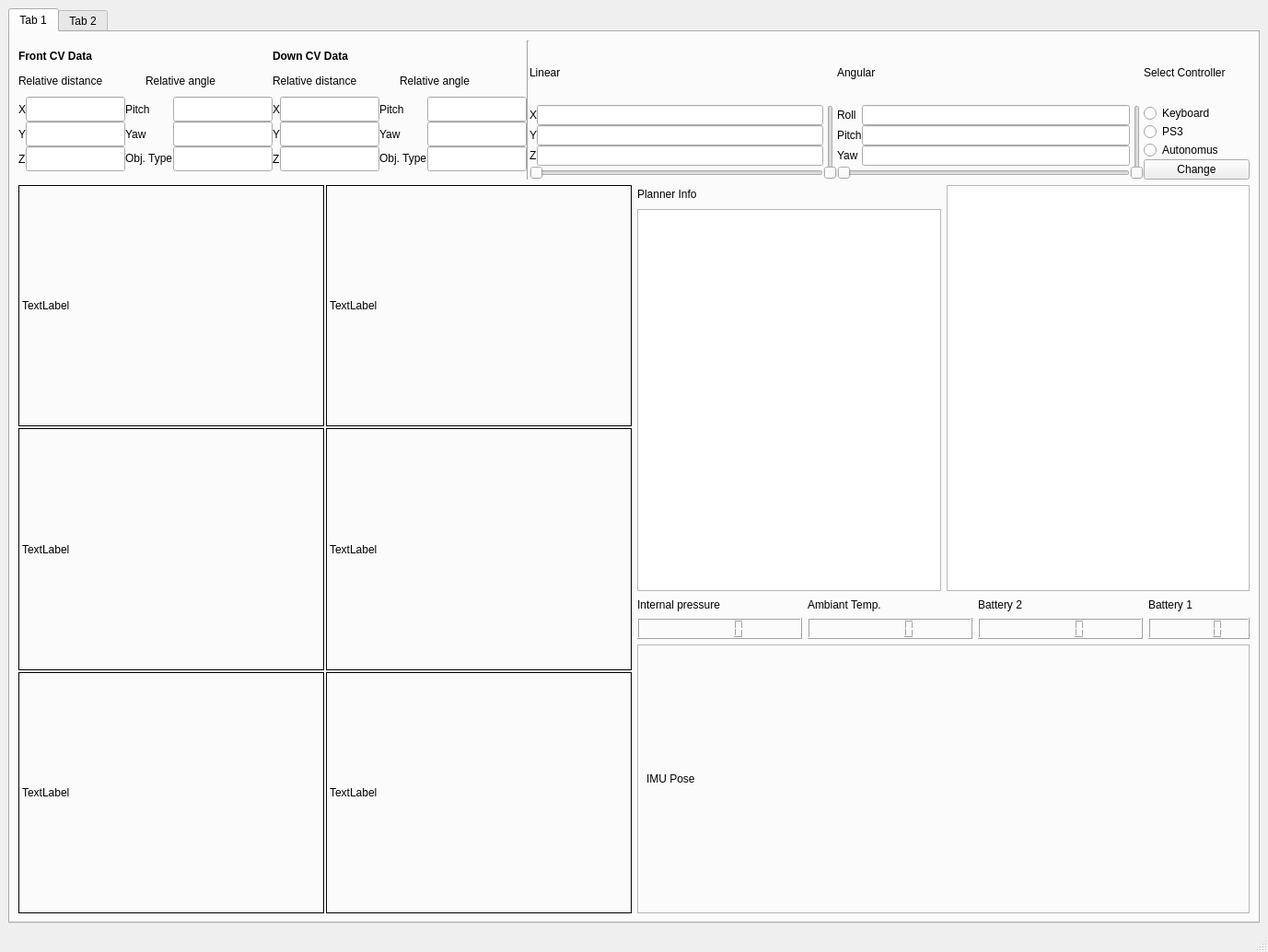
<?xml version="1.0" encoding="UTF-8"?>
<ui version="4.0">
 <class>RoboticsMain</class>
 <widget class="QMainWindow" name="RoboticsMain">
  <property name="geometry">
   <rect>
    <x>0</x>
    <y>0</y>
    <width>1377</width>
    <height>1034</height>
   </rect>
  </property>
  <property name="windowTitle">
   <string>Robotics Diagnostics and Testing</string>
  </property>
  <property name="windowIcon">
   <iconset>
    <normaloff>:/Images/Only-Logo.png</normaloff>:/Images/Only-Logo.png</iconset>
  </property>
  <widget class="QWidget" name="centralwidget">
   <layout class="QGridLayout" name="gridLayout_4">
    <item row="0" column="0">
     <widget class="QTabWidget" name="tabWidget">
      <property name="currentIndex">
       <number>0</number>
      </property>
      <widget class="QWidget" name="tab">
       <attribute name="title">
        <string>Tab 1</string>
       </attribute>
       <layout class="QGridLayout" name="gridLayout_7">
        <item row="0" column="0">
         <layout class="QVBoxLayout" name="verticalLayout_6">
          <item>
           <widget class="QFrame" name="frame_2">
            <property name="maximumSize">
             <size>
              <width>16777215</width>
              <height>151</height>
             </size>
            </property>
            <property name="frameShape">
             <enum>QFrame::NoFrame</enum>
            </property>
            <property name="frameShadow">
             <enum>QFrame::Raised</enum>
            </property>
            <property name="lineWidth">
             <number>0</number>
            </property>
            <layout class="QGridLayout" name="gridLayout_3">
             <property name="leftMargin">
              <number>0</number>
             </property>
             <property name="topMargin">
              <number>0</number>
             </property>
             <property name="rightMargin">
              <number>0</number>
             </property>
             <property name="bottomMargin">
              <number>0</number>
             </property>
             <property name="spacing">
              <number>0</number>
             </property>
             <item row="0" column="0">
              <layout class="QHBoxLayout" name="horizontalLayout_3">
               <item>
                <layout class="QVBoxLayout" name="verticalLayout_3">
                 <item>
                  <layout class="QHBoxLayout" name="horizontalLayout_2">
                   <item>
                    <widget class="QLabel" name="label_2">
                     <property name="maximumSize">
                      <size>
                       <width>16777215</width>
                       <height>17</height>
                      </size>
                     </property>
                     <property name="text">
                      <string>&lt;html&gt;&lt;head/&gt;&lt;body&gt;&lt;p&gt;&lt;span style=&quot; font-weight:600;&quot;&gt;Front CV Data&lt;/span&gt;&lt;/p&gt;&lt;/body&gt;&lt;/html&gt;</string>
                     </property>
                    </widget>
                   </item>
                   <item>
                    <widget class="QLabel" name="label_3">
                     <property name="maximumSize">
                      <size>
                       <width>282</width>
                       <height>17</height>
                      </size>
                     </property>
                     <property name="text">
                      <string>&lt;html&gt;&lt;head/&gt;&lt;body&gt;&lt;p&gt;&lt;span style=&quot; font-weight:600;&quot;&gt;Down CV Data&lt;/span&gt;&lt;/p&gt;&lt;/body&gt;&lt;/html&gt;</string>
                     </property>
                    </widget>
                   </item>
                  </layout>
                 </item>
                 <item>
                  <layout class="QHBoxLayout" name="horizontalLayout">
                   <item>
                    <widget class="QLabel" name="label_7">
                     <property name="maximumSize">
                      <size>
                       <width>16777215</width>
                       <height>17</height>
                      </size>
                     </property>
                     <property name="text">
                      <string>Relative distance</string>
                     </property>
                    </widget>
                   </item>
                   <item>
                    <widget class="QLabel" name="label_6">
                     <property name="maximumSize">
                      <size>
                       <width>16777215</width>
                       <height>17</height>
                      </size>
                     </property>
                     <property name="text">
                      <string>Relative angle</string>
                     </property>
                    </widget>
                   </item>
                   <item>
                    <widget class="QLabel" name="label_22">
                     <property name="maximumSize">
                      <size>
                       <width>16777215</width>
                       <height>17</height>
                      </size>
                     </property>
                     <property name="text">
                      <string>Relative distance</string>
                     </property>
                    </widget>
                   </item>
                   <item>
                    <widget class="QLabel" name="label_26">
                     <property name="maximumSize">
                      <size>
                       <width>16777215</width>
                       <height>17</height>
                      </size>
                     </property>
                     <property name="text">
                      <string>Relative angle</string>
                     </property>
                    </widget>
                   </item>
                  </layout>
                 </item>
                 <item>
                  <layout class="QGridLayout" name="gridLayout">
                   <item row="0" column="0">
                    <widget class="QLabel" name="label_8">
                     <property name="maximumSize">
                      <size>
                       <width>16777215</width>
                       <height>27</height>
                      </size>
                     </property>
                     <property name="text">
                      <string>X</string>
                     </property>
                    </widget>
                   </item>
                   <item row="0" column="1">
                    <widget class="QLineEdit" name="front_x">
                     <property name="maximumSize">
                      <size>
                       <width>16777215</width>
                       <height>27</height>
                      </size>
                     </property>
                    </widget>
                   </item>
                   <item row="0" column="2">
                    <widget class="QLabel" name="label_21">
                     <property name="maximumSize">
                      <size>
                       <width>16777215</width>
                       <height>27</height>
                      </size>
                     </property>
                     <property name="text">
                      <string>Pitch</string>
                     </property>
                    </widget>
                   </item>
                   <item row="0" column="3">
                    <widget class="QLineEdit" name="front_pitch">
                     <property name="maximumSize">
                      <size>
                       <width>16777215</width>
                       <height>27</height>
                      </size>
                     </property>
                    </widget>
                   </item>
                   <item row="0" column="4">
                    <widget class="QLabel" name="label_24">
                     <property name="text">
                      <string>X</string>
                     </property>
                    </widget>
                   </item>
                   <item row="0" column="5">
                    <widget class="QLineEdit" name="down_x">
                     <property name="maximumSize">
                      <size>
                       <width>16777215</width>
                       <height>27</height>
                      </size>
                     </property>
                    </widget>
                   </item>
                   <item row="0" column="6">
                    <widget class="QLabel" name="label_28">
                     <property name="maximumSize">
                      <size>
                       <width>16777215</width>
                       <height>27</height>
                      </size>
                     </property>
                     <property name="text">
                      <string>Pitch</string>
                     </property>
                    </widget>
                   </item>
                   <item row="0" column="7">
                    <widget class="QLineEdit" name="down_pitch">
                     <property name="maximumSize">
                      <size>
                       <width>16777215</width>
                       <height>27</height>
                      </size>
                     </property>
                    </widget>
                   </item>
                   <item row="1" column="0">
                    <widget class="QLabel" name="label_9">
                     <property name="maximumSize">
                      <size>
                       <width>16777215</width>
                       <height>27</height>
                      </size>
                     </property>
                     <property name="text">
                      <string>Y</string>
                     </property>
                    </widget>
                   </item>
                   <item row="1" column="1">
                    <widget class="QLineEdit" name="front_y">
                     <property name="maximumSize">
                      <size>
                       <width>16777215</width>
                       <height>27</height>
                      </size>
                     </property>
                    </widget>
                   </item>
                   <item row="1" column="2">
                    <widget class="QLabel" name="label_20">
                     <property name="maximumSize">
                      <size>
                       <width>16777215</width>
                       <height>27</height>
                      </size>
                     </property>
                     <property name="text">
                      <string>Yaw</string>
                     </property>
                    </widget>
                   </item>
                   <item row="1" column="3">
                    <widget class="QLineEdit" name="front_yaw">
                     <property name="maximumSize">
                      <size>
                       <width>16777215</width>
                       <height>27</height>
                      </size>
                     </property>
                    </widget>
                   </item>
                   <item row="1" column="4">
                    <widget class="QLabel" name="label_25">
                     <property name="text">
                      <string>Y</string>
                     </property>
                    </widget>
                   </item>
                   <item row="1" column="5">
                    <widget class="QLineEdit" name="down_y">
                     <property name="maximumSize">
                      <size>
                       <width>16777215</width>
                       <height>27</height>
                      </size>
                     </property>
                    </widget>
                   </item>
                   <item row="1" column="6">
                    <widget class="QLabel" name="label_27">
                     <property name="maximumSize">
                      <size>
                       <width>16777215</width>
                       <height>27</height>
                      </size>
                     </property>
                     <property name="text">
                      <string>Yaw</string>
                     </property>
                    </widget>
                   </item>
                   <item row="1" column="7">
                    <widget class="QLineEdit" name="down_aw">
                     <property name="maximumSize">
                      <size>
                       <width>16777215</width>
                       <height>27</height>
                      </size>
                     </property>
                    </widget>
                   </item>
                   <item row="2" column="0">
                    <widget class="QLabel" name="label_10">
                     <property name="maximumSize">
                      <size>
                       <width>16777215</width>
                       <height>27</height>
                      </size>
                     </property>
                     <property name="text">
                      <string>Z</string>
                     </property>
                    </widget>
                   </item>
                   <item row="2" column="1">
                    <widget class="QLineEdit" name="front_z">
                     <property name="maximumSize">
                      <size>
                       <width>16777215</width>
                       <height>27</height>
                      </size>
                     </property>
                    </widget>
                   </item>
                   <item row="2" column="2">
                    <widget class="QLabel" name="label">
                     <property name="maximumSize">
                      <size>
                       <width>16777215</width>
                       <height>27</height>
                      </size>
                     </property>
                     <property name="text">
                      <string>&lt;html&gt;&lt;head/&gt;&lt;body&gt;&lt;p&gt;Obj. Type&lt;/p&gt;&lt;/body&gt;&lt;/html&gt;</string>
                     </property>
                    </widget>
                   </item>
                   <item row="2" column="3">
                    <widget class="QLineEdit" name="front_objType">
                     <property name="maximumSize">
                      <size>
                       <width>16777215</width>
                       <height>27</height>
                      </size>
                     </property>
                    </widget>
                   </item>
                   <item row="2" column="4">
                    <widget class="QLabel" name="label_23">
                     <property name="text">
                      <string>Z</string>
                     </property>
                    </widget>
                   </item>
                   <item row="2" column="5">
                    <widget class="QLineEdit" name="down_z">
                     <property name="maximumSize">
                      <size>
                       <width>16777215</width>
                       <height>27</height>
                      </size>
                     </property>
                    </widget>
                   </item>
                   <item row="2" column="6">
                    <widget class="QLabel" name="label_29">
                     <property name="maximumSize">
                      <size>
                       <width>16777215</width>
                       <height>27</height>
                      </size>
                     </property>
                     <property name="text">
                      <string>&lt;html&gt;&lt;head/&gt;&lt;body&gt;&lt;p&gt;Obj. Type&lt;/p&gt;&lt;/body&gt;&lt;/html&gt;</string>
                     </property>
                    </widget>
                   </item>
                   <item row="2" column="7">
                    <widget class="QLineEdit" name="down_objType">
                     <property name="maximumSize">
                      <size>
                       <width>16777215</width>
                       <height>27</height>
                      </size>
                     </property>
                    </widget>
                   </item>
                  </layout>
                 </item>
                </layout>
               </item>
               <item>
                <widget class="Line" name="line_2">
                 <property name="orientation">
                  <enum>Qt::Vertical</enum>
                 </property>
                </widget>
               </item>
               <item>
                <layout class="QGridLayout" name="linear_cmd_vel" rowstretch="1,3,1" columnstretch="1,1">
                 <item row="2" column="0">
                  <widget class="QSlider" name="linearHorizantal">
                   <property name="orientation">
                    <enum>Qt::Horizontal</enum>
                   </property>
                  </widget>
                 </item>
                 <item row="1" column="1" rowspan="2">
                  <widget class="QSlider" name="linearVertical">
                   <property name="orientation">
                    <enum>Qt::Vertical</enum>
                   </property>
                  </widget>
                 </item>
                 <item row="1" column="0">
                  <layout class="QGridLayout" name="gridLayout_2">
                   <item row="0" column="1">
                    <widget class="QLineEdit" name="linearX"/>
                   </item>
                   <item row="0" column="0">
                    <widget class="QLabel" name="label_11">
                     <property name="text">
                      <string>X</string>
                     </property>
                    </widget>
                   </item>
                   <item row="1" column="1">
                    <widget class="QLineEdit" name="linearY"/>
                   </item>
                   <item row="2" column="1">
                    <widget class="QLineEdit" name="linearZ"/>
                   </item>
                   <item row="1" column="0">
                    <widget class="QLabel" name="label_12">
                     <property name="text">
                      <string>Y</string>
                     </property>
                    </widget>
                   </item>
                   <item row="2" column="0">
                    <widget class="QLabel" name="label_13">
                     <property name="text">
                      <string>Z</string>
                     </property>
                    </widget>
                   </item>
                  </layout>
                 </item>
                 <item row="0" column="0">
                  <widget class="QLabel" name="label_17">
                   <property name="text">
                    <string>Linear</string>
                   </property>
                  </widget>
                 </item>
                </layout>
               </item>
               <item>
                <layout class="QGridLayout" name="angularcmd_vel" rowstretch="1,0,0">
                 <property name="sizeConstraint">
                  <enum>QLayout::SetFixedSize</enum>
                 </property>
                 <item row="1" column="0">
                  <layout class="QGridLayout" name="gridLayout_5">
                   <item row="0" column="1">
                    <widget class="QLineEdit" name="angularX"/>
                   </item>
                   <item row="0" column="0">
                    <widget class="QLabel" name="label_14">
                     <property name="text">
                      <string>Roll</string>
                     </property>
                    </widget>
                   </item>
                   <item row="1" column="1">
                    <widget class="QLineEdit" name="angularY"/>
                   </item>
                   <item row="2" column="1">
                    <widget class="QLineEdit" name="angularZ"/>
                   </item>
                   <item row="1" column="0">
                    <widget class="QLabel" name="label_15">
                     <property name="text">
                      <string>Pitch</string>
                     </property>
                    </widget>
                   </item>
                   <item row="2" column="0">
                    <widget class="QLabel" name="label_16">
                     <property name="text">
                      <string>Yaw</string>
                     </property>
                    </widget>
                   </item>
                  </layout>
                 </item>
                 <item row="2" column="0">
                  <widget class="QSlider" name="angularHorizantal">
                   <property name="orientation">
                    <enum>Qt::Horizontal</enum>
                   </property>
                  </widget>
                 </item>
                 <item row="0" column="0">
                  <widget class="QLabel" name="label_18">
                   <property name="text">
                    <string>Angular</string>
                   </property>
                  </widget>
                 </item>
                 <item row="1" column="1" rowspan="2">
                  <widget class="QSlider" name="angularVertical">
                   <property name="orientation">
                    <enum>Qt::Vertical</enum>
                   </property>
                  </widget>
                 </item>
                </layout>
               </item>
               <item>
                <layout class="QVBoxLayout" name="controller_select">
                 <item>
                  <widget class="QLabel" name="label_19">
                   <property name="minimumSize">
                    <size>
                     <width>115</width>
                     <height>0</height>
                    </size>
                   </property>
                   <property name="maximumSize">
                    <size>
                     <width>115</width>
                     <height>16777215</height>
                    </size>
                   </property>
                   <property name="text">
                    <string>Select Controller</string>
                   </property>
                  </widget>
                 </item>
                 <item>
                  <widget class="QRadioButton" name="keyboardControl">
                   <property name="minimumSize">
                    <size>
                     <width>115</width>
                     <height>0</height>
                    </size>
                   </property>
                   <property name="maximumSize">
                    <size>
                     <width>115</width>
                     <height>16777215</height>
                    </size>
                   </property>
                   <property name="text">
                    <string>Keyboard</string>
                   </property>
                  </widget>
                 </item>
                 <item>
                  <widget class="QRadioButton" name="manualControl">
                   <property name="minimumSize">
                    <size>
                     <width>115</width>
                     <height>0</height>
                    </size>
                   </property>
                   <property name="maximumSize">
                    <size>
                     <width>115</width>
                     <height>16777215</height>
                    </size>
                   </property>
                   <property name="text">
                    <string>PS3</string>
                   </property>
                  </widget>
                 </item>
                 <item>
                  <widget class="QRadioButton" name="autonomousControl">
                   <property name="minimumSize">
                    <size>
                     <width>115</width>
                     <height>0</height>
                    </size>
                   </property>
                   <property name="maximumSize">
                    <size>
                     <width>115</width>
                     <height>16777215</height>
                    </size>
                   </property>
                   <property name="text">
                    <string>Autonomus</string>
                   </property>
                  </widget>
                 </item>
                 <item>
                  <widget class="QPushButton" name="attemptPS3">
                   <property name="minimumSize">
                    <size>
                     <width>115</width>
                     <height>0</height>
                    </size>
                   </property>
                   <property name="maximumSize">
                    <size>
                     <width>115</width>
                     <height>16777215</height>
                    </size>
                   </property>
                   <property name="text">
                    <string>Change</string>
                   </property>
                  </widget>
                 </item>
                </layout>
               </item>
              </layout>
             </item>
            </layout>
           </widget>
          </item>
          <item>
           <layout class="QHBoxLayout" name="horizontalLayout_5" stretch="1,1">
            <item>
             <layout class="QVBoxLayout" name="verticalLayout">
              <item>
               <layout class="QGridLayout" name="vid_array">
                <property name="spacing">
                 <number>2</number>
                </property>
                <item row="0" column="0">
                 <widget class="QLabel" name="preLeft">
                  <property name="minimumSize">
                   <size>
                    <width>250</width>
                    <height>230</height>
                   </size>
                  </property>
                  <property name="maximumSize">
                   <size>
                    <width>500</width>
                    <height>450</height>
                   </size>
                  </property>
                  <property name="frameShape">
                   <enum>QFrame::Box</enum>
                  </property>
                  <property name="text">
                   <string>TextLabel</string>
                  </property>
                  <property name="scaledContents">
                   <bool>true</bool>
                  </property>
                 </widget>
                </item>
                <item row="1" column="0">
                 <widget class="QLabel" name="preRight">
                  <property name="minimumSize">
                   <size>
                    <width>250</width>
                    <height>230</height>
                   </size>
                  </property>
                  <property name="maximumSize">
                   <size>
                    <width>500</width>
                    <height>450</height>
                   </size>
                  </property>
                  <property name="frameShape">
                   <enum>QFrame::Box</enum>
                  </property>
                  <property name="text">
                   <string>TextLabel</string>
                  </property>
                  <property name="scaledContents">
                   <bool>true</bool>
                  </property>
                 </widget>
                </item>
                <item row="0" column="1">
                 <widget class="QLabel" name="postLeft">
                  <property name="minimumSize">
                   <size>
                    <width>250</width>
                    <height>230</height>
                   </size>
                  </property>
                  <property name="maximumSize">
                   <size>
                    <width>500</width>
                    <height>450</height>
                   </size>
                  </property>
                  <property name="frameShape">
                   <enum>QFrame::Box</enum>
                  </property>
                  <property name="text">
                   <string>TextLabel</string>
                  </property>
                  <property name="scaledContents">
                   <bool>true</bool>
                  </property>
                 </widget>
                </item>
                <item row="2" column="0">
                 <widget class="QLabel" name="preBottom">
                  <property name="minimumSize">
                   <size>
                    <width>250</width>
                    <height>230</height>
                   </size>
                  </property>
                  <property name="maximumSize">
                   <size>
                    <width>500</width>
                    <height>450</height>
                   </size>
                  </property>
                  <property name="frameShape">
                   <enum>QFrame::Box</enum>
                  </property>
                  <property name="text">
                   <string>TextLabel</string>
                  </property>
                  <property name="scaledContents">
                   <bool>true</bool>
                  </property>
                 </widget>
                </item>
                <item row="1" column="1">
                 <widget class="QLabel" name="postRight">
                  <property name="minimumSize">
                   <size>
                    <width>250</width>
                    <height>230</height>
                   </size>
                  </property>
                  <property name="maximumSize">
                   <size>
                    <width>500</width>
                    <height>450</height>
                   </size>
                  </property>
                  <property name="frameShape">
                   <enum>QFrame::Box</enum>
                  </property>
                  <property name="text">
                   <string>TextLabel</string>
                  </property>
                  <property name="scaledContents">
                   <bool>true</bool>
                  </property>
                 </widget>
                </item>
                <item row="2" column="1">
                 <widget class="QLabel" name="posBottom">
                  <property name="minimumSize">
                   <size>
                    <width>250</width>
                    <height>230</height>
                   </size>
                  </property>
                  <property name="maximumSize">
                   <size>
                    <width>500</width>
                    <height>450</height>
                   </size>
                  </property>
                  <property name="frameShape">
                   <enum>QFrame::Box</enum>
                  </property>
                  <property name="text">
                   <string>TextLabel</string>
                  </property>
                  <property name="scaledContents">
                   <bool>true</bool>
                  </property>
                 </widget>
                </item>
               </layout>
              </item>
             </layout>
            </item>
            <item>
             <layout class="QVBoxLayout" name="verticalLayout_4">
              <item>
               <layout class="QHBoxLayout" name="horizontalLayout_4">
                <item>
                 <layout class="QVBoxLayout" name="verticalLayout_2">
                  <item>
                   <widget class="QLabel" name="label_30">
                    <property name="maximumSize">
                     <size>
                      <width>16777215</width>
                      <height>20</height>
                     </size>
                    </property>
                    <property name="text">
                     <string>Planner Info</string>
                    </property>
                   </widget>
                  </item>
                  <item>
                   <widget class="QTextEdit" name="logObject">
                    <property name="sizePolicy">
                     <sizepolicy hsizetype="Expanding" vsizetype="Fixed">
                      <horstretch>0</horstretch>
                      <verstretch>0</verstretch>
                     </sizepolicy>
                    </property>
                    <property name="minimumSize">
                     <size>
                      <width>210</width>
                      <height>0</height>
                     </size>
                    </property>
                    <property name="maximumSize">
                     <size>
                      <width>1220223</width>
                      <height>12312312</height>
                     </size>
                    </property>
                   </widget>
                  </item>
                 </layout>
                </item>
                <item>
                 <widget class="GraphicsLayoutWidget" name="imugraphics">
                  <property name="enabled">
                   <bool>true</bool>
                  </property>
                  <property name="minimumSize">
                   <size>
                    <width>0</width>
                    <height>0</height>
                   </size>
                  </property>
                  <property name="maximumSize">
                   <size>
                    <width>1920</width>
                    <height>980</height>
                   </size>
                  </property>
                 </widget>
                </item>
               </layout>
              </item>
              <item>
               <layout class="QVBoxLayout" name="verticalLayout_5">
                <item>
                 <layout class="QGridLayout" name="gridLayout_6" columnstretch="0,0,0,0" columnminimumwidth="100,100,100,100">
                  <item row="1" column="3">
                   <widget class="QLCDNumber" name="bat_lcd1"/>
                  </item>
                  <item row="1" column="1">
                   <widget class="QLCDNumber" name="temp_ind"/>
                  </item>
                  <item row="0" column="1">
                   <widget class="QLabel" name="label_31">
                    <property name="text">
                     <string>Ambiant Temp.</string>
                    </property>
                   </widget>
                  </item>
                  <item row="0" column="3">
                   <widget class="QLabel" name="bat_lbl">
                    <property name="minimumSize">
                     <size>
                      <width>0</width>
                      <height>17</height>
                     </size>
                    </property>
                    <property name="maximumSize">
                     <size>
                      <width>110</width>
                      <height>17</height>
                     </size>
                    </property>
                    <property name="text">
                     <string>Battery 1</string>
                    </property>
                   </widget>
                  </item>
                  <item row="0" column="0">
                   <widget class="QLabel" name="label_5">
                    <property name="maximumSize">
                     <size>
                      <width>16777215</width>
                      <height>17</height>
                     </size>
                    </property>
                    <property name="text">
                     <string>Internal pressure</string>
                    </property>
                   </widget>
                  </item>
                  <item row="1" column="2">
                   <widget class="QLCDNumber" name="bat_lcd2"/>
                  </item>
                  <item row="0" column="2">
                   <widget class="QLabel" name="label_32">
                    <property name="text">
                     <string>Battery 2</string>
                    </property>
                   </widget>
                  </item>
                  <item row="1" column="0">
                   <widget class="QLCDNumber" name="pressure_lcd"/>
                  </item>
                 </layout>
                </item>
               </layout>
              </item>
              <item>
               <widget class="QFrame" name="frame">
                <property name="minimumSize">
                 <size>
                  <width>419</width>
                  <height>292</height>
                 </size>
                </property>
                <property name="frameShape">
                 <enum>QFrame::StyledPanel</enum>
                </property>
                <property name="frameShadow">
                 <enum>QFrame::Raised</enum>
                </property>
                <layout class="QGridLayout" name="gridLayout_8">
                 <item row="1" column="0">
                  <layout class="QVBoxLayout" name="poseVizFrame">
                   <property name="sizeConstraint">
                    <enum>QLayout::SetDefaultConstraint</enum>
                   </property>
                  </layout>
                 </item>
                 <item row="0" column="0">
                  <widget class="QLabel" name="label_4">
                   <property name="maximumSize">
                    <size>
                     <width>16777215</width>
                     <height>17</height>
                    </size>
                   </property>
                   <property name="text">
                    <string>IMU Pose</string>
                   </property>
                  </widget>
                 </item>
                </layout>
               </widget>
              </item>
             </layout>
            </item>
           </layout>
          </item>
         </layout>
        </item>
       </layout>
      </widget>
      <widget class="QWidget" name="tab_2">
       <attribute name="title">
        <string>Tab 2</string>
       </attribute>
      </widget>
     </widget>
    </item>
   </layout>
   <zorder></zorder>
  </widget>
  <widget class="QMenuBar" name="menubar">
   <property name="geometry">
    <rect>
     <x>0</x>
     <y>0</y>
     <width>1377</width>
     <height>25</height>
    </rect>
   </property>
  </widget>
  <widget class="QStatusBar" name="statusbar"/>
 </widget>
 <customwidgets>
  <customwidget>
   <class>GraphicsLayoutWidget</class>
   <extends>QGraphicsView</extends>
   <header>pyqtgraph</header>
  </customwidget>
 </customwidgets>
 <resources/>
 <connections/>
</ui>
